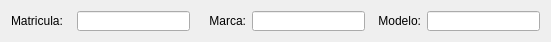
     <widget class="QWidget" name="layoutWidget">
      <property name="geometry">
       <rect>
        <x>100</x>
        <y>150</y>
        <width>531</width>
        <height>22</height>
       </rect>
      </property>
      <layout class="QHBoxLayout" name="horizontalLayout_3">
       <item>
        <widget class="QLabel" name="lblMatricula">
         <property name="minimumSize">
          <size>
           <width>60</width>
           <height>20</height>
          </size>
         </property>
         <property name="maximumSize">
          <size>
           <width>60</width>
           <height>20</height>
          </size>
         </property>
         <property name="text">
          <string>&lt;html&gt;&lt;head/&gt;&lt;body&gt;&lt;p&gt;Matricula:&lt;/p&gt;&lt;/body&gt;&lt;/html&gt;</string>
         </property>
         <property name="alignment">
          <set>Qt::AlignLeading|Qt::AlignLeft|Qt::AlignVCenter</set>
         </property>
        </widget>
       </item>
       <item>
        <widget class="QLineEdit" name="txtMatricula">
         <property name="minimumSize">
          <size>
           <width>113</width>
           <height>20</height>
          </size>
         </property>
         <property name="maximumSize">
          <size>
           <width>113</width>
           <height>20</height>
          </size>
         </property>
        </widget>
       </item>
       <item>
        <widget class="QLabel" name="lblMarca">
         <property name="minimumSize">
          <size>
           <width>50</width>
           <height>20</height>
          </size>
         </property>
         <property name="maximumSize">
          <size>
           <width>50</width>
           <height>20</height>
          </size>
         </property>
         <property name="text">
          <string>&lt;html&gt;&lt;head/&gt;&lt;body&gt;&lt;p&gt;Marca:&lt;/p&gt;&lt;/body&gt;&lt;/html&gt;</string>
         </property>
         <property name="alignment">
          <set>Qt::AlignRight|Qt::AlignTrailing|Qt::AlignVCenter</set>
         </property>
        </widget>
       </item>
       <item>
        <widget class="QLineEdit" name="txtMarca">
         <property name="minimumSize">
          <size>
           <width>113</width>
           <height>20</height>
          </size>
         </property>
         <property name="maximumSize">
          <size>
           <width>113</width>
           <height>20</height>
          </size>
         </property>
        </widget>
       </item>
       <item>
        <widget class="QLabel" name="lblModel">
         <property name="minimumSize">
          <size>
           <width>50</width>
           <height>20</height>
          </size>
         </property>
         <property name="maximumSize">
          <size>
           <width>50</width>
           <height>20</height>
          </size>
         </property>
         <property name="text">
          <string>&lt;html&gt;&lt;head/&gt;&lt;body&gt;&lt;p&gt;Modelo:&lt;/p&gt;&lt;/body&gt;&lt;/html&gt;</string>
         </property>
         <property name="alignment">
          <set>Qt::AlignRight|Qt::AlignTrailing|Qt::AlignVCenter</set>
         </property>
        </widget>
       </item>
       <item>
        <widget class="QLineEdit" name="txtModelo">
         <property name="minimumSize">
          <size>
           <width>113</width>
           <height>20</height>
          </size>
         </property>
         <property name="maximumSize">
          <size>
           <width>113</width>
           <height>20</height>
          </size>
         </property>
        </widget>
       </item>
      </layout>
     </widget>
